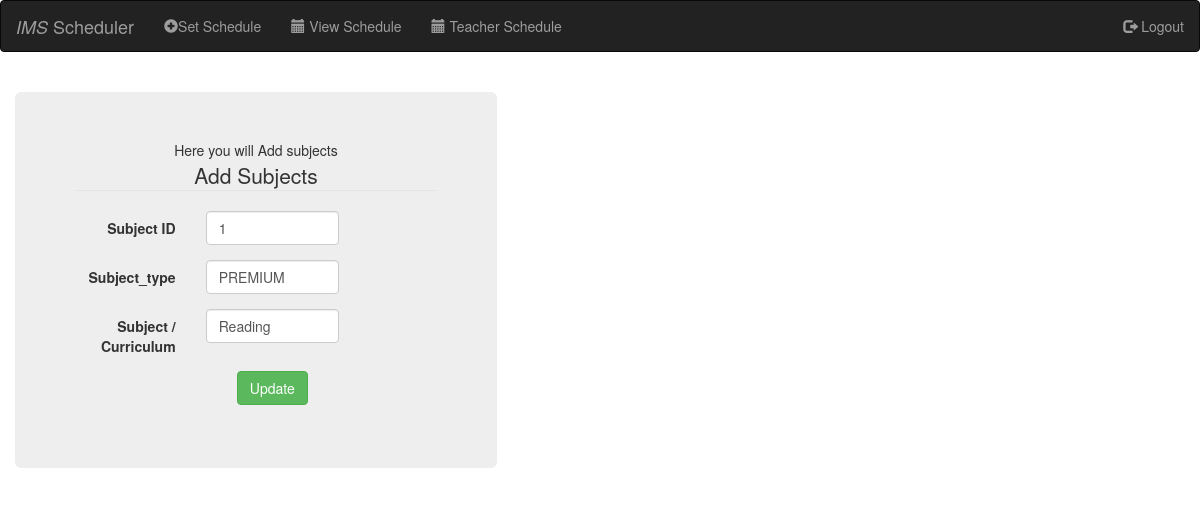
/editsubject.php?id=1, run on the app's committed database.
### tables this page shows
CREATE TABLE `subject` (
  `subject_id` int(11) NOT NULL,
  `subject_type` varchar(250) NOT NULL,
  `subject_description` varchar(250) NOT NULL,
  `subject_code` varchar(500) NOT NULL,
  `updated_at` int(11) DEFAULT NULL,
  `room_id` int(11) NOT NULL,
  `timer_id` int(11) NOT NULL,
  `course_id` int(11) NOT NULL,
  `faculty_id` int(11) NOT NULL,
  `book_id` int(11) NOT NULL
);

### editsubject.php (the view, shortened to what this page needs)
<?php
include_once("header.php");
include_once("navbar.php");
?>
<?php
require 'databaasee.php';
if (isset($_GET['id'])) {
	$subject_id = $_GET['id'];
	$query = "SELECT * FROM subject WHERE subject_id=$subject_id";
	$result = mysqli_query($connect, $query);
	while ($row = mysqli_fetch_assoc($result)) {
		$subject_id = $row['subject_id'];
		$subject_type = $row['subject_type'];
		$subject_description = $row['subject_description'];
	}
}
?>
<html>
<head>
</head>
<body>
	<br>
	<div class="container">
		<div class="row" align="center">
			<div class="">
				<div class="jumbotron">
					Here you will Add subjects
					<form class="form-horizontal" method="POST" action="add.sub.php" enctype="multipart/form-data">
						<fieldset>
							<legend>Add Subjects</legend>
							<div class="form-group">
								<label class="col-md-4 control-label" for="subject_id"> Subject ID</label>
								<div class="col-md-5">
									<input id="subject_id" name="subject_id" type="text" placeholder="Subject ID" value="<?php echo $subject_id; ?> " class="form-control input-md" required="">
								</div>
							</div>
							<div class="form-group">
								<label class="col-md-4 control-label" for="subject_type"> Subject_type</label>
								<div class="col-md-5">
									<input id="subject_type" name="subject_type" type="text" placeholder="subject_type" value="<?php echo $subject_type; ?> " class="form-control input-md">
								</div>
							</div>
							<div class="form-group">
								<label class="col-md-4 control-label" for="subject_description">Subject / Curriculum</label>
								<div class="col-md-5">
									<input id="subject_description" name="subject_description" type="text" placeholder="Subject Description " value="<?php echo $subject_description; ?> " class="form-control input-md">
								</div>
							</div>
							<div class="form-group">
								<label class="col-md-4 control-label" for="update"></label>
								<div class="col-md-5">
									<input type="submit" id="update" name="update" class="btn btn-success" value="Update"> </input>
								</div>
							</div>
				</div>
			</div>
		</div>
</body>
</html>

### style.css (style rules this page uses)
.row { float: left; }

### editsubject.php (style rules this page uses)
body { background-color: white; }

### data on the page
subject: subject_id "1", subject_type "PREMIUM", subject_description "Reading"
